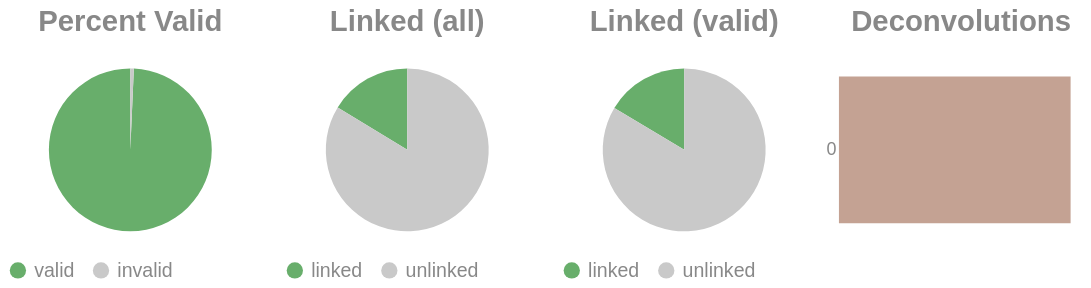

Notebook code for this chart:
### Code cell
if SKIPLR:
    pass
else:
    clash = Counter()
    for i in valids['molecule'].to_list():
        _mol = i.split("-")
        if len(_mol) == 1:
            clash.update('0')
        else:
            clash.update(_mol[-1])

    _d = {"deconvolutions": [], 'count': []}
    for k,v in clash.items():
        _d['deconvolutions'].append(k)
        _d['count'].append(v)

    tot_valid = valids['reads'].sum()
    mask = valids['reads'] >= 2
    n_linked_reads = valids.filter(mask)['reads'].sum()
    if n_linked_reads == 0:
        print_html("No linked molecules (>=2 reads) were detected; skipping linked-only distributions.")
        SKIPLR = True
    else:
        perc_valid = round(tot_valid / n_reads, 4)
        linked_perc_abs = round(n_linked_reads / n_reads, 4)
        linked_perc = round(n_linked_reads / tot_valid, 4)

    _valid = pl.DataFrame({"valids": ['valid', 'invalid'], "count": [tot_valid, n_reads - tot_valid]})
    _linked_abs = pl.DataFrame({"linked (absolute)": ['linked', 'unlinked'], "count": [n_linked_reads, n_reads - n_linked_reads]})
    _linked_rel = pl.DataFrame({"linked (valids)": ['linked', 'unlinked'], "count": [n_linked_reads, tot_valid - n_linked_reads]})

    (
        alt.hconcat(
            piechart(_valid, goodval = 'valid', title = "Percent Valid"),
            piechart(_linked_abs, goodval = "linked", title =  "Linked (all)"),
            piechart(_linked_rel, goodval = "linked", title =  "Linked (valid)"),
            convolutionbar(pl.DataFrame(_d), title = "Deconvolutions"),
            center = True,
            bounds = 'flush'
        )
        .resolve_scale(color='independent')
        .resolve_legend('independent')
        .properties(usermeta={'embedOptions': {"actions": False}})
    ).display()

### Figure 1 — Vega-Lite specification as saved in the notebook (floating-point values rounded to 4 significant figures)
{"width": "container", "height": 400, "config": {"title": {"anchor": "start", "dy": -15, "fontSize": 18, "color": "#888888", "subtitleColor": "#888888", "subtitleFontSize": 14}, "arc": {"fill": "#0072B2"}, "axis": {"domainColor": "#888888", "domainWidth": 0.5, "gridWidth": 0.2, "grid": false, "titleFontWeight": 400, "titleFontSize": 15, "labelFontSize": 11, "labelColor": "#888888", "tickColor": "#888888", "tickWidth": 0.2, "titleColor": "#888888"}, "axisBand": {"grid": false}, "axisX": {"grid": true, "tickSize": 10, "domainCap": "round"}, "axisY": {"domain": false, "grid": true, "tickSize": 0, "domainCap": "round"}, "background": "transparent", "header": {"labelFontSize": 15, "labelColor": "#888888", "titleFontSize": 15, "titleFontWeight": 600, "titleColor": "#888888"}, "legend": {"labelFont": "sans-serif", "labelFontSize": 12, "labelColor": "#888888", "symbolSize": 100, "symbolType": "circle", "titleFontSize": 12, "titlePadding": 10, "titleColor": "#888888", "title": null}, "range": {"category": ["#E69F00", "#56B4E9", "#009E73", "#F0E442", "#0072B2", "#D55E00", "#CC79A7", "#000000"], "diverging": ["#cfe8f3", "#a2d4ec", "#73bfe2", "#46abdb", "#1696d2", "#12719e"]}, "area": {"fill": "#0072B2", "fillOpacity": 0.7, "line": true, "strokeOpacity": 0.7}, "line": {"color": "#0072B2", "stroke": "#0072B2", "strokeWidth": 2}, "trail": {"color": "#0072B2", "stroke": "#0072B2", "strokeWidth": 0, "size": 1}, "point": {"filled": true, "fillOpacity": 1.0, "size": 95}, "text": {"color": "#888888", "fontSize": 11, "align": "right", "fontWeight": 400, "size": 11}, "bar": {"fill": "#0072B2", "stroke": null}, "view": {"stroke": null, "continuousWidth": 660, "continuousHeight": 400}}, "hconcat": [{"data": {"name": "data-8dadd30fd5e8e37d071017b765a15d60"}, "mark": {"type": "arc"}, "encoding": {"color": {"field": "valids", "legend": {"orient": "bottom", "title": null}, "scale": {"domain": ["valid", "invalid"], "range": ["#68ae6b", "#C9C9C9"]}, "title": "Valids", "type": "nominal"}, "theta": {"field": "count", "type": "quantitative"}, "tooltip": [{"field": "valids", "title": "Valids", "type": "ordinal"}, {"field": "percent", "format": ".2%", "title": "Percent", "type": "quantitative"}, {"field": "count", "title": "Count", "type": "quantitative"}]}, "height": 100, "title": {"text": "Percent Valid", "align": "center", "anchor": "middle"}, "transform": [{"calculate": "datum.count / 1886174", "as": "percent"}], "width": 150}, {"data": {"name": "data-95af0dc5c623ea5bbc557f02d47a2e53"}, "mark": {"type": "arc"}, "encoding": {"color": {"field": "linked (absolute)", "legend": {"orient": "bottom", "title": null}, "scale": {"domain": ["linked", "unlinked"], "range": ["#68ae6b", "#C9C9C9"]}, "title": "Linked (Absolute)", "type": "nominal"}, "theta": {"field": "count", "type": "quantitative"}, "tooltip": [{"field": "linked (absolute)", "title": "Linked (Absolute)", "type": "ordinal"}, {"field": "percent", "format": ".2%", "title": "Percent", "type": "quantitative"}, {"field": "count", "title": "Count", "type": "quantitative"}]}, "height": 100, "title": {"text": "Linked (all)", "align": "center", "anchor": "middle"}, "transform": [{"calculate": "datum.count / 1886174", "as": "percent"}], "width": 150}, {"data": {"name": "data-d5f844bb4144a8fb0039ee0b9e9427f6"}, "mark": {"type": "arc"}, "encoding": {"color": {"field": "linked (valids)", "legend": {"orient": "bottom", "title": null}, "scale": {"domain": ["linked", "unlinked"], "range": ["#68ae6b", "#C9C9C9"]}, "title": "Linked (Valids)", "type": "nominal"}, "theta": {"field": "count", "type": "quantitative"}, "tooltip": [{"field": "linked (valids)", "title": "Linked (Valids)", "type": "ordinal"}, {"field": "percent", "format": ".2%", "title": "Percent", "type": "quantitative"}, {"field": "count", "title": "Count", "type": "quantitative"}]}, "height": 100, "title": {"text": "Linked (valid)", "align": "center", "anchor": "middle"}, "transform": [{"calculate": "datum.count / 1873126", "as": "percent"}], "width": 150}, {"data": {"name": "data-e967f1d8597b5492da6bd657faff5887"}, "mark": {"type": "bar"}, "encoding": {"color": {"field": "deconvolutions", "legend": null, "scale": {"scheme": "lightgreyred"}, "type": "nominal"}, "tooltip": [{"field": "deconvolutions", "title": "Deconvolutions", "type": "ordinal"}, {"field": "percent", "format": ".2%", "title": "Percent", "type": "quantitative"}, {"field": "count", "title": "Count", "type": "quantitative"}], "x": {"axis": null, "field": "count", "type": "quantitative"}, "y": {"field": "deconvolutions", "sort": "ascending", "title": null, "type": "nominal"}}, "height": 100, "title": {"text": "Deconvolutions", "align": "center", "anchor": "middle"}, "transform": [{"calculate": "datum.count / 1706605", "as": "percent"}], "width": 150}], "bounds": "flush", "center": true, "resolve": {"legend": {"angle": "independent"}, "scale": {"color": "independent"}}, "usermeta": {"embedOptions": {"actions": false}}, "$schema": "https://vega.github.io/schema/vega-lite/v6.1.0.json", "datasets": {"data-8dadd30fd5e8e37d071017b765a15d60": [{"valids": "valid", "count": 1873126}, {"valids": "invalid", "count": 13048}], "data-95af0dc5c623ea5bbc557f02d47a2e53": [{"linked (absolute)": "linked", "count": 307249}, {"linked (absolute)": "unlinked", "count": 1578925}], "data-d5f844bb4144a8fb0039ee0b9e9427f6": [{"linked (valids)": "linked", "count": 307249}, {"linked (valids)": "unlinked", "count": 1565877}], "data-e967f1d8597b5492da6bd657faff5887": [{"deconvolutions": "0", "count": 1706605}]}}
